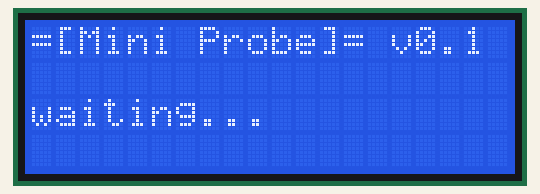
This sketch was run on a simulated Arduino Uno, built with avr-gcc and run on an emulated ATmega328P. Parts: 20×4 character LCD. What the sketch prints to the serial monitor is not drawn.

Above: at 0.6 s.
At 5.1 s:
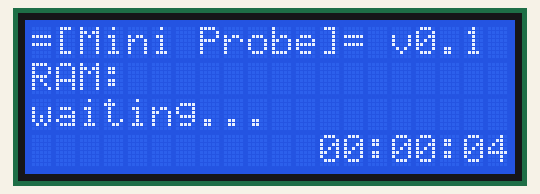
At 9.1 s:
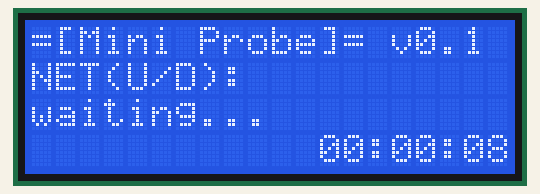
At 18.1 s:
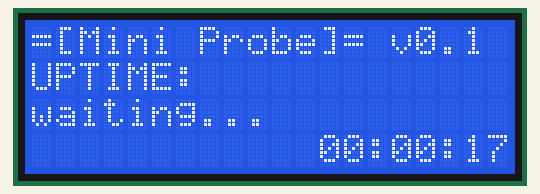
At 28.1 s:
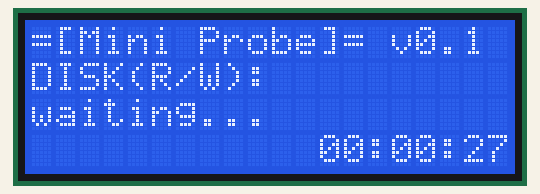
At 38.1 s:
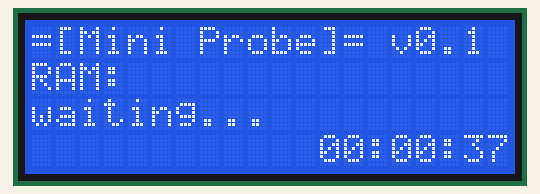

The sketch:

sentinel.ino
```cpp
#include <Wire.h>
#include <LiquidCrystal_I2C.h>

LiquidCrystal_I2C lcd(0x27, 20, 4);

const char* headers[5] = { "UPTIME", "RAM", "NET(U/D)", "DISK(R/W)", "NOW" };
char contents[5][64] = { "waiting...", "waiting...", "waiting...", "waiting...", "00:00:00" };
char tempContents[5][64];  // 临时缓冲区
bool contentUpdated[5] = { false };

byte scrollPos[4] = { 0 };
const byte lineLength = 20;
const unsigned long scrollDelay = 500;
const unsigned long displayInterval = 4000;
unsigned long previousMillis = 0;
unsigned long lastSwitchMillis = 0;
unsigned long lastTimeUpdateMillis = 0;
unsigned long lastSyncRequestMillis = 0;
const unsigned long timeUpdateInterval = 1000;
const unsigned long timeSyncInterval = 15000;
byte currentDisplay = 0;

unsigned long internalTimeMillis = 0;
unsigned long lastInternalMillis = 0;

void safeLCDPrint(byte col, byte row, const char* msg) {
  lcd.setCursor(col, row);
  char buffer[21];
  snprintf(buffer, 21, "%-20s", msg);
  lcd.print(buffer);
}

void setup() {
  lcd.init();
  lcd.backlight();
  lcd.clear();
  delay(300);
  Serial.begin(115200);
  safeLCDPrint(0, 0, "=[Mini Probe]= v0.1");
  lastInternalMillis = millis();
  memcpy(tempContents, contents, sizeof(contents));
}

void updateInternalTime() {
  unsigned long currentMillis = millis();
  internalTimeMillis += currentMillis - lastInternalMillis;
  lastInternalMillis = currentMillis;

  unsigned long totalSeconds = internalTimeMillis / 1000;
  snprintf(contents[4], sizeof(contents[4]), "%02lu:%02lu:%02lu",
           (totalSeconds / 3600) % 24, (totalSeconds / 60) % 60, totalSeconds % 60);
}

void requestTimeSync() {
  Serial.println("SYNC_REQUEST");
}

void processSerial() {
  if (Serial.available()) {
    char buffer[80] = { 0 };
    size_t len = Serial.readBytesUntil('\n', buffer, sizeof(buffer) - 1);
    buffer[len] = '\0';

    char* sep = strchr(buffer, ':');
    if (sep != nullptr) {
      *sep = '\0';
      char* header = buffer;
      char* data = sep + 1;

      while (*header == ' ') header++;
      while (*data == ' ') data++;

      char* end;
      end = header + strlen(header) - 1;
      while (end > header && isspace(*end)) *(end--) = '\0';

      end = data + strlen(data) - 1;
      while (end > data && isspace(*end)) *(end--) = '\0';

      for (byte i = 0; i < 5; i++) {
        if (strcasecmp(header, headers[i]) == 0) {
          strncpy(tempContents[i], data, sizeof(tempContents[i]) - 1);
          tempContents[i][sizeof(tempContents[i]) - 1] = '\0';
          contentUpdated[i] = true;

          if (i == 4) {  // 立即更新时间
            int h, m, s;
            if (sscanf(data, "%d:%d:%d", &h, &m, &s) == 3) {
              internalTimeMillis = ((unsigned long)h * 3600UL + m * 60UL + s) * 1000UL;
              lastInternalMillis = millis();
              strncpy(contents[4], tempContents[4], sizeof(contents[4]));
              contentUpdated[4] = false;
            }
          }
          break;
        }
      }
    }
  }
}


void loop() {
  unsigned long currentMillis = millis();

  processSerial();
  updateInternalTime();

  if (currentMillis - lastSyncRequestMillis >= timeSyncInterval) {
    lastSyncRequestMillis = currentMillis;
    requestTimeSync();
  }

  if (currentMillis - lastSwitchMillis >= displayInterval) {
    lastSwitchMillis = currentMillis;
    currentDisplay = (currentDisplay + 1) % 4;

    if (currentDisplay == 0) {  // 完整显示一轮后才更新内容
      for (byte i = 0; i < 4; i++) {
        if (contentUpdated[i]) {
          strncpy(contents[i], tempContents[i], sizeof(contents[i]));
          contentUpdated[i] = false;
        }
      }
    }

    char headerLine[21];
    snprintf(headerLine, 21, "%s:", headers[currentDisplay]);
    safeLCDPrint(0, 1, headerLine);

    scrollPos[currentDisplay] = 0;
  }

  if (currentMillis - previousMillis >= scrollDelay) {
    previousMillis = currentMillis;

    char* content = contents[currentDisplay];
    byte contentLen = strlen(content);
    char displayBuffer[21];

    if (contentLen <= lineLength) {
      snprintf(displayBuffer, 21, "%-20s", content);
    } else {
      for (byte i = 0; i < lineLength; i++) {
        displayBuffer[i] = content[(scrollPos[currentDisplay] + i) % contentLen];
      }
      displayBuffer[lineLength] = '\0';
      scrollPos[currentDisplay] = (scrollPos[currentDisplay] + 1) % contentLen;
    }

    safeLCDPrint(0, 2, displayBuffer);
  }

  if (currentMillis - lastTimeUpdateMillis >= timeUpdateInterval) {
    lastTimeUpdateMillis = currentMillis;
    char timeBuffer[21];
    snprintf(timeBuffer, 21, "%20s", contents[4]);
    safeLCDPrint(0, 3, timeBuffer);
  }
}
```

Measured:
- what the display in image 0 shows lasts 0.5 s, from 0.5 s to 1.0 s
- what the display in image 1 shows lasts 1.0 s, from 5.0 s to 6.0 s
